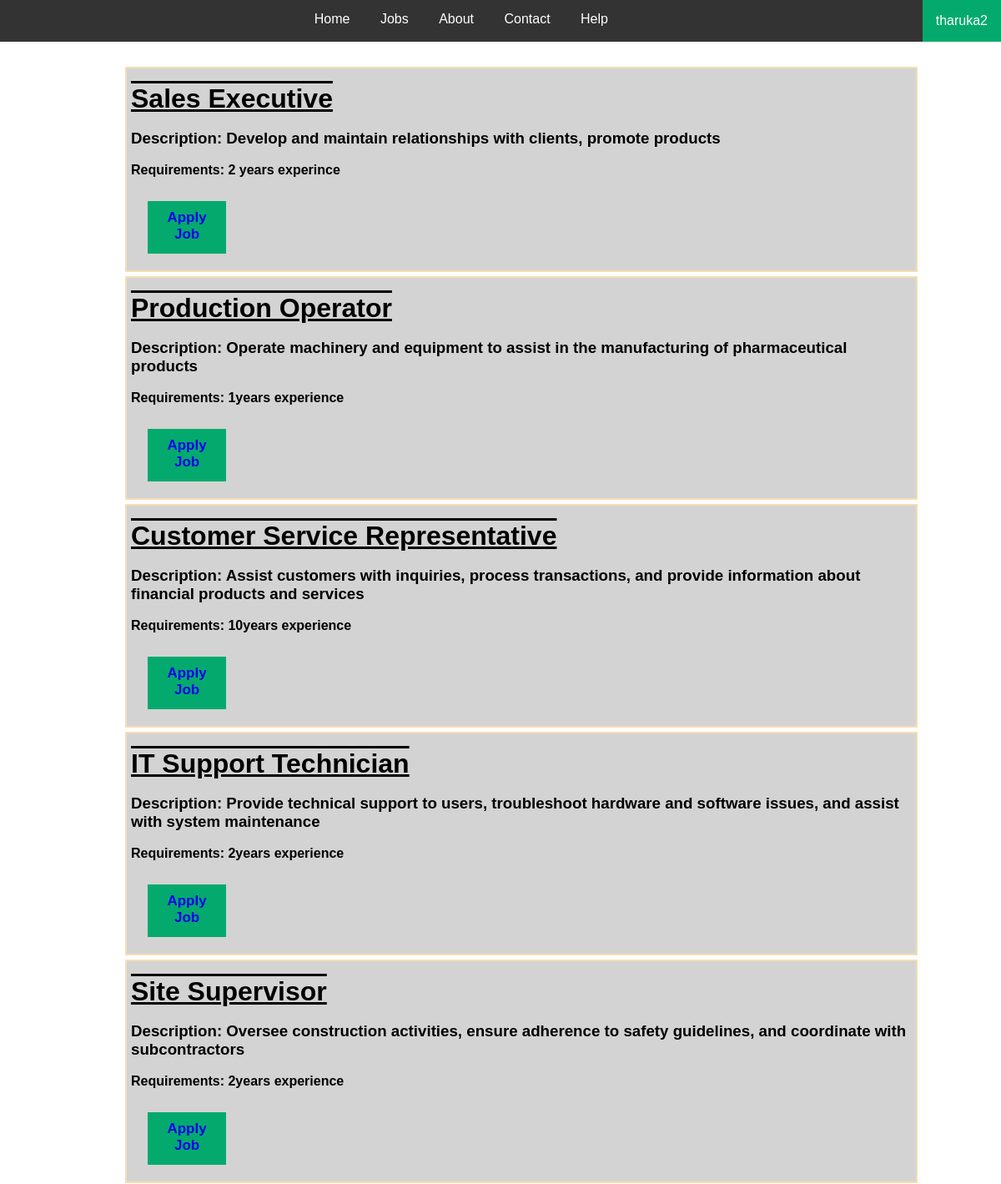
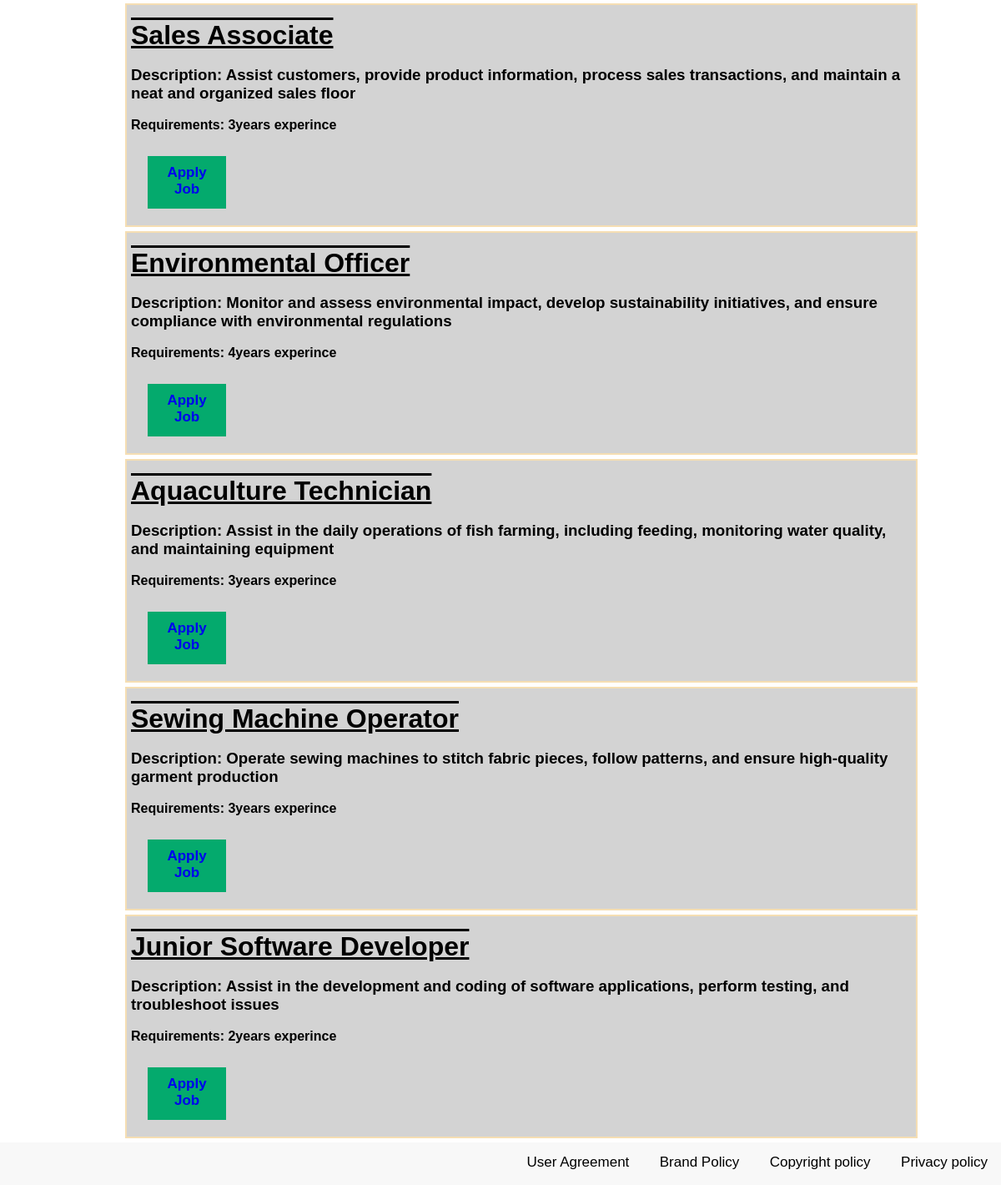
/bac_job.php (signed in), run on the app's committed database (2 pictures, top to bottom).
### tables this page shows
CREATE TABLE `job_post` (
  `JobPID` int(11) NOT NULL,
  `Jobtitle` varchar(100) DEFAULT NULL,
  `Discription` varchar(300) DEFAULT NULL,
  `Requirements` varchar(500) DEFAULT NULL,
  `CID` int(11) DEFAULT NULL
);

### bac_job.php (the view, shortened to what this page needs)
<?php
include 'config.php';
?>
<!DOCTYPE html>
<html lang="en">
<head>
  <link rel="stylesheet" href="Job_seeker.css">
</head>
<body>
<ul>
    <li><a href="bac_Home.php">Home</a></li>
    <li><a href="bac_job.php">Jobs</a></li>
    <li><a href="#Add link">About</a></li>
    <li><a href="bac_Contact.php">Contact</a></li>
    <li><a href="#Add link">Help</a></li>
    <div class="dropdown" style="float:right;">
      <button class="dropbtn"><?php echo $_SESSION['user_name'] ?></button>
    </div>
  </ul>
  <div class="main">
    <?php
$query = "SELECT * FROM Job_post";
$result_set = mysqli_query($connection, $query);
if (mysqli_num_rows($result_set) > 0) {
    while ($row = mysqli_fetch_array($result_set)) {
        ?>
    <div class="scrollist">
      <br>
      <h1><?php echo $row["Jobtitle"] ?></h1>
      <br>
      <h3>Description: <?php echo $row["Discription"] ?></h3>
      <br>
      <h4>Requirements: <?php echo $row["Requirements"] ?></h4>
      <br>
      <button class="button"><a href='#'>Apply Job</a></button>
    </div>
    <?php
}
}
?>
  </div>
  <div class="footer">
    <a href="#link">User Agreement</a>
    <a href="#link">Brand Policy</a>
    <a href="#link">Copyright policy</a>
    <a href="#link">Privacy policy</a>
  </div>
</body>
</html>

### job_seeker.css (style rules this page uses)
body { font-family: Arial, Helvetica, sans-serif; background-repeat: no-repeat; background-attachment: fixed; background-size: 100%; }
* { font-family: 'Poppins', sans-serif; margin: 0; padding: 0; box-sizing: border-box; outline: none; border: none; text-decoration: none; }
ul { list-style-type: none; margin: 0; padding: 0; overflow: hidden; background-color: #333; text-align: center; }
li { display: inline-block; }
li a { display: block; color: white; text-align: center; padding: 14px 16px; text-decoration: none; }
.footer { bottom: 0; width: 100%; overflow: hidden; background-color: rgba(242, 242, 242, 0.5); text-align: right; }
.footer a { display: block; color: black; text-align: center; padding: 14px 16px; text-decoration: none; font-size: 17px; border-bottom: 3px solid transparent; display: inline-block; }
.dropbtn { background-color: #04AA6D; color: white; padding: 16px; font-size: 16px; border: none; cursor: pointer; }
.main { margin-left: 50px; margin-top: 30px; padding: 0px 100px; }
.scrollist { border: 2px Solid wheat; color: black; background-color: #D3D3D3; margin-bottom: 5px; padding-left: 5px; }
.button { background-color: #04AA6D; border: none; padding: 10px; font-weight: bolder; margin-bottom: 20px; margin-top: 10px; margin-left: 20px; width: 10%; font-size: 20px; display: block; color: black; text-align: center; text-decoration: none; font-size: 17px; border-bottom: 3px solid transparent; display: inline-block; }
h1 { text-decoration: underline overline; }

### data on the page
job_post: Jobtitle "Sales Executive", Discription "Develop and maintain relationships with clients, promote products", Requirements "2 years experince"
job_post: Jobtitle "Production Operator", Discription "Operate machinery and equipment to assist in the manufacturing of pharmaceutical products", Requirements "1years experience"
job_post: Jobtitle "Customer Service Representative", Discription "Assist customers with inquiries, process transactions, and provide information about financial products and services", Requirements "10years experience"
job_post: Jobtitle "IT Support Technician", Discription "Provide technical support to users, troubleshoot hardware and software issues, and assist with system maintenance", Requirements "2years experience"
job_post: Jobtitle "Site Supervisor", Discription "Oversee construction activities, ensure adherence to safety guidelines, and coordinate with subcontractors", Requirements "2years experience"
job_post: Jobtitle "Sales Associate", Discription "Assist customers, provide product information, process sales transactions, and maintain a neat and organized sales floor", Requirements "3years experince"
job_post: Jobtitle "Environmental Officer", Discription "Monitor and assess environmental impact, develop sustainability initiatives, and ensure compliance with environmental regulations", Requirements "4years experince"
job_post: Jobtitle "Aquaculture Technician", Discription "Assist in the daily operations of fish farming, including feeding, monitoring water quality, and maintaining equipment", Requirements "3years experince"
job_post: Jobtitle "Sewing Machine Operator", Discription "Operate sewing machines to stitch fabric pieces, follow patterns, and ensure high-quality garment production", Requirements "3years experince"
job_post: Jobtitle "Junior Software Developer", Discription "Assist in the development and coding of software applications, perform testing, and troubleshoot issues", Requirements "2years experince"

### other printed values
$_SESSION['user_name'] "tharuka2"
